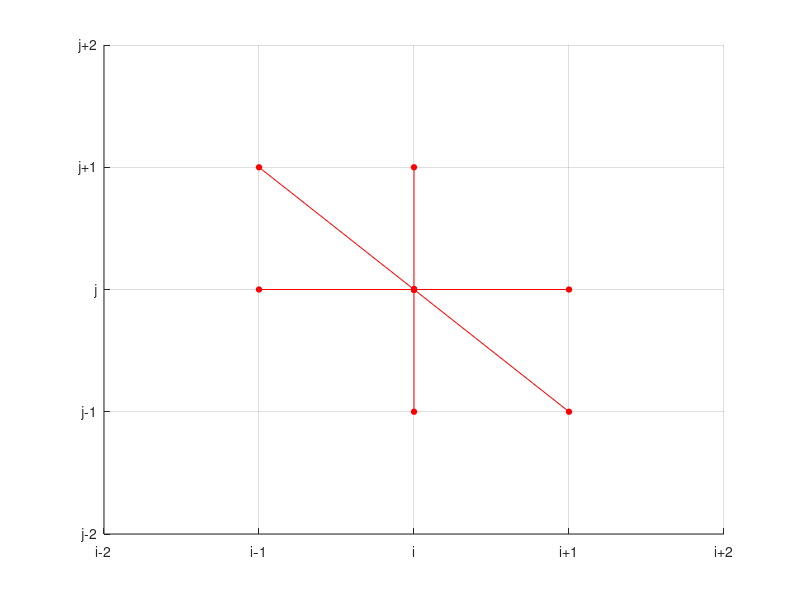

MATLAB code for this plot: (Note: this script raises an error after producing the figure.)
clc; clear all; clf

x = [1 0 -1 0 1 -1];
y = [0 1 0 -1 -1 1];
figure(1)
hold on
for k= 1:numel(x)
    plot([x(k) 0],[y(k) 0],'r-o','MarkerFaceColor','r','markersize',4)
    axis([-2 2 -2 2])
end
grid on


set(gca,'xtick',[-2 -1 0 1 2])
set(gca,'ytick',[-2 -1 0 1 2])
xtick = ['i-2';'i-1';' i ';'i+1';'i+2'];
ytick = ['j-2';'j-1';' j ';'j+1';'j+2'];
set(gca,'XTickLabel',xtick)
set(gca,'YTickLabel',ytick)
publication_fig
box on

figure(2)
x = [-1 1];
y = [-1 1];
hold on
for k= 1:numel(x)
    plot([x(k) 0],[y(k) 0],'r-o','MarkerFaceColor','r','markersize',4)
    axis([-2 2 -2 2])
end
grid on


set(gca,'xtick',[-2 -1 0 1 2])
set(gca,'ytick',[-2 -1 0 1 2])
xtick = ['i-2';'i-1';' i ';'i+1';'i+2'];
ytick = ['j-2';'j-1';' j ';'j+1';'j+2'];
set(gca,'XTickLabel',xtick)
set(gca,'YTickLabel',ytick)
publication_fig
box on